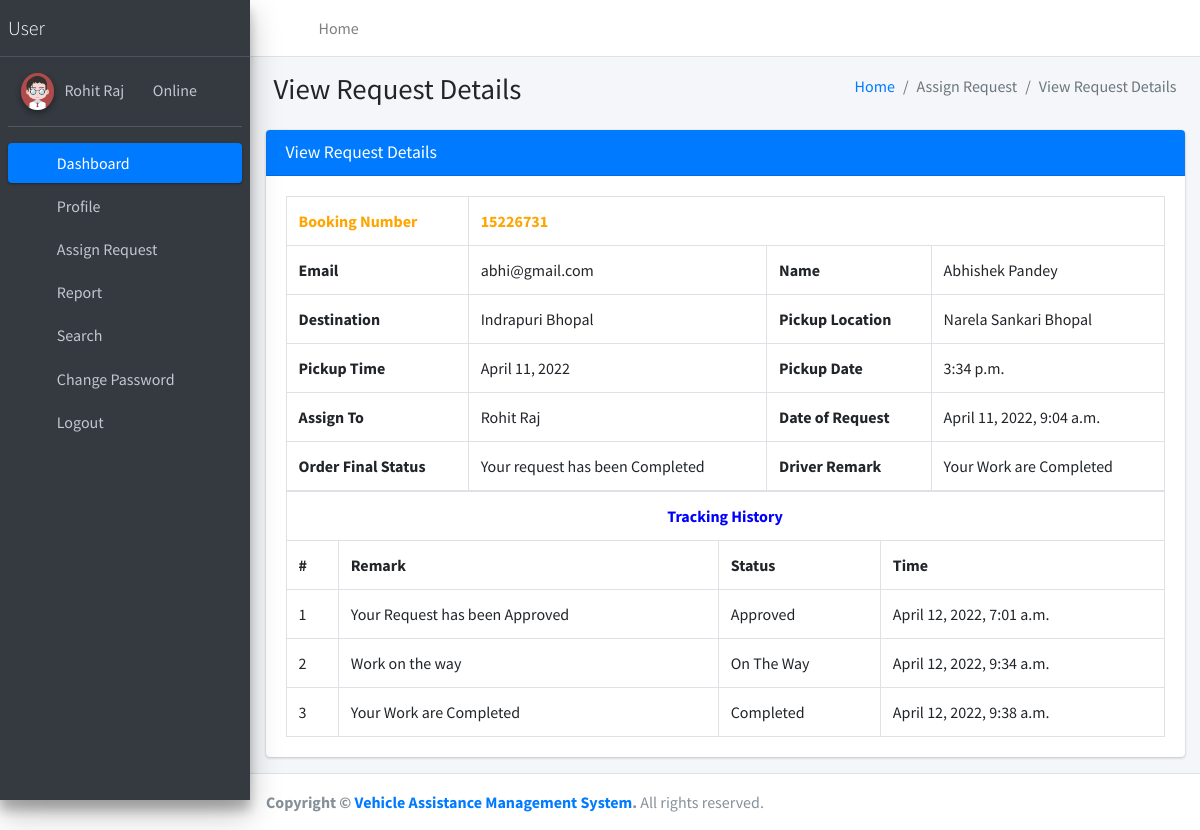
The page /dviewRequestDetails/1 (signed in) on the database its author committed.
### vehicleassist/models.py (models this page shows, shortened)
class Book(models.Model):
    user = models.ForeignKey(User, on_delete=models.CASCADE, null=True)
    BookingNumber = models.CharField(max_length=150, null=True)
    PhoneNumber = models.CharField(max_length=15, null=True)
    PickupLoc = models.CharField(max_length=150, null=True)
    Destination = models.CharField(max_length=200, null=True)
    PickupDate = models.DateField(null=True)
    PickupTime = models.TimeField(null=True)
    DateofRequest = models.DateTimeField(auto_now_add=True)
    Remark = models.CharField(max_length=250, null=True)
    Status = models.CharField(max_length=150, null=True)
    AssignTo = models.ForeignKey(Driver, on_delete=models.CASCADE, null=True)
    UpdationDate = models.DateField(null=True)

class Driver(models.Model):
    user = models.ForeignKey(User, on_delete=models.CASCADE, null=True)
    DriverID = models.IntegerField(null=True)
    MobileNumber = models.CharField(max_length=15, null=True)
    Address = models.CharField(max_length=150, null=True)
    JoiningDate = models.DateTimeField(auto_now_add=True)
    def __str__(self):
        return self.user.first_name

class Tracking(models.Model):
    book = models.ForeignKey(Book, on_delete=models.CASCADE, null=True)
    Remark = models.CharField(max_length=250, null=True)
    Status = models.CharField(max_length=150, null=True)
    UpdationDate = models.DateTimeField(auto_now_add=True)

### vehicleassist/views.py (the view, shortened to what this page needs)
# urls.py: path('dviewRequestDetails/<int:pid>', dviewRequestDetails, name='dviewRequestDetails'),
def dviewRequestDetails(request, pid):
    if not request.user.is_authenticated:
        return redirect('driverlogin')
    user = request.user
    driver = Driver.objects.get(user=user)
    book = Book.objects.get(AssignTo=driver, id=pid)
    report1 = Tracking.objects.filter(book=book)
    reportcount = Tracking.objects.filter(book=book).count()
    return render(request, 'driver/dviewRequestDetails.html', locals())

### vehicleassist/templates/driver/dviewRequestDetails.html (shortened to what this page needs)
{% extends 'driverNavbar.html' %}
{% block main %}
<section class="content">
    <div class="content-header">
        <div class="container-fluid">
            <div class="row mb-2">
                <div class="col-sm-6">
                    <h1 class="m-0">View Request Details</h1>
                </div>
                <div class="col-sm-6">
                    <ol class="breadcrumb float-sm-right">
                        <li class="breadcrumb-item"><a href="{% url 'ddashboard' %}">Home</a></li>
                        <li class="breadcrumb-item active">Assign Request</li>
                        <li class="breadcrumb-item active">View Request Details</li>
                    </ol>
                </div>
            </div>
        </div>
    </div>
    <div class="container-fluid">
        <div class="row">
            <div class="col-md-12">
                <div class="card card-primary">
                    <div class="card-header">
                        <h3 class="card-title">View Request Details</h3>
                    </div>
                    <div class="card-body">
                        <table id="datatable" class="table table-bordered dt-responsive nowrap"
                               style="border-collapse: collapse; border-spacing: 0; width: 100%;">
                            <tr>
                                <th style="color: orange;">Booking Number</th>
                                <td colspan="4" style="color: orange;font-weight: bold;">{{book.BookingNumber}}</td>
                            </tr>
                            <tr>
                                <th>Email</th>
                                <td>{{book.user.username}}</td>
                                <th>Name</th>
                                <td>{{book.user.first_name}} {{book.user.last_name}}</td>
                            </tr>
                            <tr>
                                <th>Destination</th>
                                <td>{{book.Destination}}</td>
                                <th>Pickup Location</th>
                                <td>{{book.PickupLoc}}</td>
                            </tr>
                            <tr>
                                <th>Pickup Time</th>
                                <td>{{book.PickupDate}}</td>
                                <th>Pickup Date</th>
                                <td>{{book.PickupTime}}</td>
                            </tr>
                            <tr>
                                <th>Assign To</th>
                                {% if not book.AssignTo %}
                                <td>Not Updated Yet</td>
                                {% else %}
                                <td>{{book.AssignTo}}</td>
                                {% endif %}
                                <th>Date of Request</th>
                                <td>{{book.DateofRequest}}</td>
                            </tr>
                            <tr>
                                {% if book.Status == 'Completed' %}
                                <th>Order Final Status</th>
                                <td>Your request has been Completed</td>
                                {% endif %}
                                {% if book.Remark == None %}
                                <th>Driver Remark</th>
                                <td colspan="4">Not Updated Yet</td>
                                {% else %}
                                <th>Driver Remark</th>
                                <td>{{book.Remark}}</td>
                                {% endif %}
                            </tr>
                        </table>
                        {% if reportcount != 0 %}
                        <table id="datatable" class="table table-bordered dt-responsive nowrap"
                               style="border-collapse: collapse; border-spacing: 0; width: 100%;">
                            <tr align="center">
                                <th colspan="4" style="color: blue">Tracking History</th>
                            </tr>
                            <tr>
                                <th>#</th>
                                <th>Remark</th>
                                <th>Status</th>
                                <th>Time</th>
                            </tr>
                            {% for i in report1 %}
                            <tr>
                                <td>{{forloop.counter}}</td>
                                <td>{{i.Remark}}</td>
                                <td>{{i.Status}}</td>
                                <td>{{i.UpdationDate}}</td>
                            </tr>
                            {% endfor %}
                        </table>
                        {% endif %}
                    </div>
                </div>
            </div>
        </div>
    </div>
</section>
{% endblock %}

### vehicleassist/templates/driverNavbar.html (shortened to what this page needs)
{% load static %}
<!DOCTYPE html>
<html lang="en">
<head>
<link rel="stylesheet"
	href="{% static 'plugins/fontawesome-free/css/all.min.css' %}">
<link rel="stylesheet"
	href="https://code.ionicframework.com/ionicons/2.0.1/css/ionicons.min.css">
<link rel="stylesheet"
	href="{% static 'plugins/tempusdominus-bootstrap-4/css/tempusdominus-bootstrap-4.min.css' %}">
<link rel="stylesheet"
	href="{% static 'plugins/icheck-bootstrap/icheck-bootstrap.min.css' %}">
<link rel="stylesheet" href="{% static 'plugins/jqvmap/jqvmap.min.css' %}">
<link rel="stylesheet" href="{% static 'dist/css/adminlte.min.css' %}">
<link rel="stylesheet"
	href="{% static 'plugins/overlayScrollbars/css/OverlayScrollbars.min.css' %}">
<link rel="stylesheet"
	href="{% static 'plugins/daterangepicker/daterangepicker.css' %}">
<link rel="stylesheet"
	href="{% static 'plugins/summernote/summernote-bs4.min.css' %}">
</head>
<body class="hold-transition sidebar-mini layout-fixed">
	<div class="wrapper">
		<nav
			class="main-header navbar navbar-expand navbar-white navbar-light">
			<ul class="navbar-nav">
				<li class="nav-item"><a class="nav-link" data-widget="pushmenu"
					href="#" role="button"><i class="fas fa-bars"></i></a></li>
				<li class="nav-item d-none d-sm-inline-block"><a
					href="{% url 'dashboard' %}" class="nav-link">Home</a></li>
			</ul>
			<ul class="navbar-nav ml-auto">
				<li class="nav-item"><a class="nav-link"
					data-widget="fullscreen" href="#" role="button"> <i
						class="fas fa-expand-arrows-alt"></i>
				</a></li>
				<li class="nav-item"><a class="nav-link"
					data-widget="control-sidebar" data-controlsidebar-slide="true"
					href="#" role="button"> <i class="fas fa-th-large"></i>
				</a></li>
			</ul>
		</nav>
		<aside class="main-sidebar sidebar-dark-primary elevation-4">
			<a href="#" class="brand-link"> <img src=""
				<span class="brand-text font-weight-light">User</span>
			</a>
			<div class="sidebar">
				<div class="user-panel mt-3 pb-3 mb-3 d-flex">
					<div class="image">
						<img src="{% static 'dist/img/user2-160x160.jpg' %}"
							class="img-circle elevation-2" alt="User Image">
					</div>
					<div class="info">
						<a href="{% url 'profile' %}">{{request.user.first_name}} &nbsp;&nbsp;</a> <a href="#"><i
							class="fa fa-circle text-success"></i> Online</a>
					</div>
				</div>
				<nav class="mt-2">
					<ul class="nav nav-pills nav-sidebar flex-column"
						data-widget="treeview" role="menu" data-accordion="false">
						<li class="nav-item"><a href="{% url 'ddashboard' %}"
							class="nav-link active"> <i
								class="nav-icon fas fa-tachometer-alt"></i>
								<p>Dashboard</p>
						</a></li>
						<li class="nav-item"><a href="{% url 'profile' %}"
							class="nav-link"> <i class="nav-icon fas fa-user"></i>
								<p>Profile</p>
						</a></li>
						<li class="nav-item"><a href="#" class="nav-link"> <i
								class="nav-icon fas fa-copy"></i>
								<p>
									Assign Request <i class="fas fa-angle-left right"></i>
								</p>
						</a>
							</li>
						<li class="nav-item"><a href="#" class="nav-link"> <i
								class="nav-icon fas fa-tree"></i>
								<p>
									Report <i class="fas fa-angle-left right"></i>
								</p>
						</a>
						</li>
						<li class="nav-item"><a href="{% url 'dsearch' %}"
							class="nav-link"> <i class="nav-icon fas fa-search"></i>
								<p>Search</p>
						</a></li>
						<li class="nav-item"><a href="{% url 'dchangePassword' %}"
							class="nav-link"> <i class="nav-icon fas fa-cogs"></i>
								<p>Change Password</p>
						</a></li>
						<li class="nav-item"><a href="/logout" class="nav-link">
								<i class="nav-icon fas fa-power-off"></i>
								<p>Logout</p>
						</a></li>
					</ul>
				</nav>
			</div>
		</aside>
		<div class="content-wrapper">
			{% block main %}
			{% endblock %}
		</div>
		<footer class="main-footer">
			<strong>Copyright &copy; <a href="#">Vehicle Assistance Management System</a>.
			</strong> All rights reserved.
		</footer>
	</div>
</body>
</html>

### rows shown on the page
Book: BookingNumber "15226731", user.username "abhi@gmail.com", user.first_name "Abhishek", user.last_name "Pandey", Destination "Indrapuri Bhopal", PickupLoc "Narela Sankari Bhopal", PickupDate "April 11, 2022", PickupTime "3:34 p.m.", AssignTo "Rohit Raj", DateofRequest "April 11, 2022, 9:04 a.m.", Remark "Your Work are Completed"
Tracking: Remark "Your Request has been Approved", Status "Approved", UpdationDate "April 12, 2022, 7:01 a.m."
Tracking: Remark "Work on the way", Status "On The Way", UpdationDate "April 12, 2022, 9:34 a.m."
Tracking: Remark "Your Work are Completed", Status "Completed", UpdationDate "April 12, 2022, 9:38 a.m."

### other values the page prints
{{ request.user.first_name }} "Rohit Raj"
